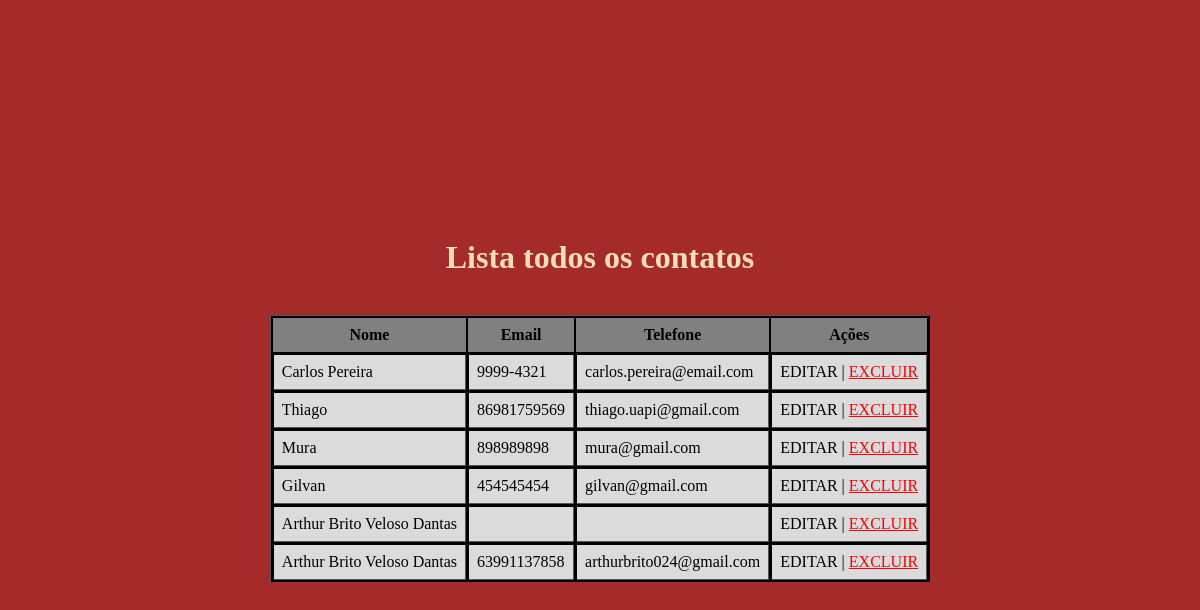
The page / on the database its author committed.
### tables this page shows
CREATE TABLE pessoa (
        idpessoa INTEGER PRIMARY KEY AUTOINCREMENT,
        nome TEXT NOT NULL,
        telefone TEXT NOT NULL,
        email TEXT NOT NULL
    );

### app.py (the view)
@app.route('/')
def index():
    conn = get_db_connection()
    contatos = conn.execute('SELECT * FROM  pessoa').fetchall()
    conn.close()
    return render_template('index.html', contatos = contatos)

### app.py (called while the page is built)
def get_db_connection():
    conn = sqlite3.connect(DATABASE)
    conn.row_factory = sqlite3.Row
    return conn

### templates/index.html (shortened to what this page needs)
<!DOCTYPE html>
<html lang="en">
<head>
</head>
<body>
<h1>Lista todos os contatos</h1>
<br>
<table border="1px">
    <thead>
        <tr>
            <th>Nome</th>
            <th>Email</th>
            <th>Telefone</th>
            <th>Ações</th>
        </tr>
        {%for contato in contatos%}
        <tr>
            <td>
                {{contato.nome}}
            </td>
            <td>
                {{contato.telefone}}
            </td>
            <td>
                {{contato.email}}
            </td>
            <td >
                EDITAR | <a href="{{ url_for('delete_contact', idpessoa= contato.idpessoa)}}">EXCLUIR</a>
            </td>
        </tr>
        {%endfor%}
    </thead>
</table>
</body>
</html>

### templates/index.html (style rules this page uses)
body { display: flex; flex-direction: column; align-items: center; justify-content: center; height: 100vh; margin: 0; background-color: brown; color: wheat; }
table { background-color: black; color: black; border-bottom: 10px; border-color: black; align-items: center; }
th { background-color: gray; border: 1px; padding: 8px; }
tr { background-color: rgb(219, 219, 219); padding: 8px; }
td { padding: 8px; }
a { color: red; }

### rows shown on the page
pessoa: nome "Carlos Pereira", telefone "9999-4321", email "carlos.pereira@email.com"
pessoa: nome "Thiago", telefone "86981759569", email "thiago.uapi@gmail.com"
pessoa: nome "Mura", telefone "898989898", email "mura@gmail.com"
pessoa: nome "Gilvan", telefone "454545454", email "gilvan@gmail.com"
pessoa: nome "Arthur Brito Veloso Dantas"
pessoa: nome "Arthur Brito Veloso Dantas", telefone "63991137858", email "arthurbrito024@gmail.com"
